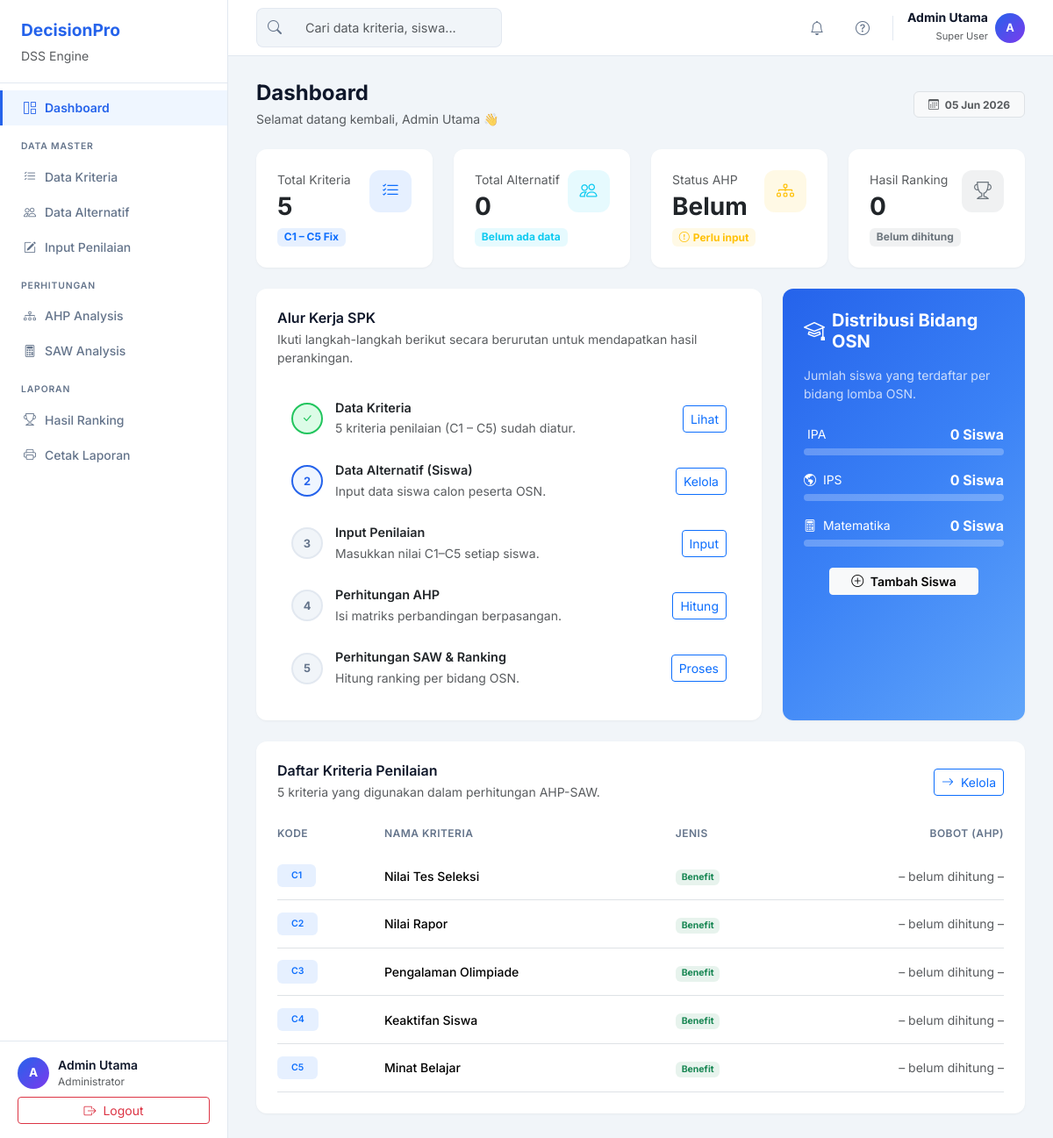
The app's page /?page=dashboard (signed in) with its own data.
### tables this page shows
CREATE TABLE IF NOT EXISTS tb_kriteria (
    id INT(11) PRIMARY KEY AUTO_INCREMENT,
    kode VARCHAR(5) UNIQUE NOT NULL,
    nama_kriteria VARCHAR(100) NOT NULL,
    jenis ENUM('Benefit','Cost') NOT NULL DEFAULT 'Benefit',
    bobot DECIMAL(10,6) DEFAULT NULL
);

### controllers/DashboardController.php (called while the page is built)
<?php
class DashboardController {
    private $conn;
    public function __construct($conn) {
        $this->conn = $conn;
    }
    public function index() {
        $data = [];
        $data['total_kriteria'] = $this->safeCount("SELECT COUNT(*) FROM tb_kriteria");
        $data['total_alternatif'] = $this->safeCount("SELECT COUNT(*) FROM tb_alternatif");
        $data['count_ipa']  = $this->safeCount("SELECT COUNT(*) FROM tb_alternatif WHERE bidang_osn='IPA'");
        $data['count_ips']  = $this->safeCount("SELECT COUNT(*) FROM tb_alternatif WHERE bidang_osn='IPS'");
        $data['count_mtk']  = $this->safeCount("SELECT COUNT(*) FROM tb_alternatif WHERE bidang_osn='Matematika'");
        $bobot_terisi = $this->safeCount("SELECT COUNT(*) FROM tb_kriteria WHERE bobot IS NOT NULL AND bobot > 0");
        $data['ahp_done'] = ($bobot_terisi >= 5);
        $data['total_penilaian'] = $this->safeCount("SELECT COUNT(*) FROM tb_penilaian");
        $data['total_hasil'] = $this->safeCount("SELECT COUNT(*) FROM tb_hasil");
        try {
            $stmt = $this->conn->query("SELECT kode, nama_kriteria, bobot FROM tb_kriteria ORDER BY kode");
            $data['kriteria'] = $stmt->fetchAll(PDO::FETCH_ASSOC);
        } catch (PDOException $e) {
            $data['kriteria'] = [];
        }
        require_once 'views/dashboard.php';
    }
    private function safeCount($sql) {
        try {
            $stmt = $this->conn->query($sql);
            return (int) $stmt->fetchColumn();
        } catch (PDOException $e) {
            return 0;
        }
    }
}
?>

### views/dashboard.php (the view, shortened to what this page needs)
<?php require_once 'views/layouts/header.php'; ?>
<?php
$total_kriteria   = $data['total_kriteria'] ?? 0;
$total_alternatif = $data['total_alternatif'] ?? 0;
$ahp_done         = $data['ahp_done'] ?? false;
$total_penilaian  = $data['total_penilaian'] ?? 0;
$total_hasil      = $data['total_hasil'] ?? 0;
$count_ipa        = $data['count_ipa'] ?? 0;
$count_ips        = $data['count_ips'] ?? 0;
$count_mtk        = $data['count_mtk'] ?? 0;
$kriteria_list    = $data['kriteria'] ?? [];
?>
<div class="d-flex justify-content-between align-items-center mb-4">
    <div>
        <h4 class="mb-1 fw-bold">Dashboard</h4>
        <p class="text-muted mb-0 small">Selamat datang kembali, <?= htmlspecialchars($_SESSION['nama'] ?? 'Admin') ?> 👋</p>
    </div>
    <div class="d-flex align-items-center gap-2">
        <span class="badge bg-light text-muted border px-3 py-2"><i class="bi bi-calendar3 me-1"></i> <?= date('d M Y') ?></span>
    </div>
</div>
<div class="row g-4 mb-4">
    <div class="col-md-3">
        <div class="card stat-card border-0 h-100">
            <div class="card-body p-4">
                <div class="d-flex justify-content-between align-items-start">
                    <div>
                        <p class="text-muted small mb-1">Total Kriteria</p>
                        <h3 class="fw-bold mb-1"><?= $total_kriteria ?></h3>
                        <span class="badge bg-primary bg-opacity-10 text-primary small">C1 – C5 Fix</span>
                    </div>
                    <div class="stat-icon bg-primary bg-opacity-10 text-primary">
                        <i class="bi bi-list-check"></i>
                    </div>
                </div>
            </div>
        </div>
    </div>
    <div class="col-md-3">
        <div class="card stat-card border-0 h-100">
            <div class="card-body p-4">
                <div class="d-flex justify-content-between align-items-start">
                    <div>
                        <p class="text-muted small mb-1">Total Alternatif</p>
                        <h3 class="fw-bold mb-1"><?= $total_alternatif ?></h3>
                        <span class="badge bg-info bg-opacity-10 text-info small"><?= $total_alternatif > 0 ? 'Siswa terdaftar' : 'Belum ada data' ?></span>
                    </div>
                    <div class="stat-icon bg-info bg-opacity-10 text-info">
                        <i class="bi bi-people"></i>
                    </div>
                </div>
            </div>
        </div>
    </div>
    <div class="col-md-3">
        <div class="card stat-card border-0 h-100">
            <div class="card-body p-4">
                <div class="d-flex justify-content-between align-items-start">
                    <div>
                        <p class="text-muted small mb-1">Status AHP</p>
                        <h3 class="fw-bold mb-1"><?= $ahp_done ? 'Selesai' : 'Belum' ?></h3>
                        <?php if ($ahp_done): ?>
                            <span class="badge bg-success bg-opacity-10 text-success small"><i class="bi bi-check-circle me-1"></i>Konsisten</span>
                        <?php else: ?>
                            <span class="badge bg-warning bg-opacity-10 text-warning small"><i class="bi bi-exclamation-circle me-1"></i>Perlu input</span>
                        <?php endif; ?>
                    </div>
                    <div class="stat-icon <?= $ahp_done ? 'bg-success bg-opacity-10 text-success' : 'bg-warning bg-opacity-10 text-warning' ?>">
                        <i class="bi bi-diagram-3"></i>
                    </div>
                </div>
            </div>
        </div>
    </div>
    <div class="col-md-3">
        <div class="card stat-card border-0 h-100">
            <div class="card-body p-4">
                <div class="d-flex justify-content-between align-items-start">
                    <div>
                        <p class="text-muted small mb-1">Hasil Ranking</p>
                        <h3 class="fw-bold mb-1"><?= $total_hasil ?></h3>
                        <span class="badge bg-secondary bg-opacity-10 text-secondary small"><?= $total_hasil > 0 ? 'Data tersedia' : 'Belum dihitung' ?></span>
                    </div>
                    <div class="stat-icon bg-secondary bg-opacity-10 text-secondary">
                        <i class="bi bi-trophy"></i>
                    </div>
                </div>
            </div>
        </div>
    </div>
</div>
<div class="row g-4 mb-4">
    <div class="col-lg-8">
        <div class="card border-0 h-100">
            <div class="card-body p-4">
                <h5 class="card-title mb-1">Alur Kerja SPK</h5>
                <p class="text-muted small mb-4">Ikuti langkah-langkah berikut secara berurutan untuk mendapatkan hasil perankingan.</p>
                <div class="workflow-steps">
                    <div class="workflow-step <?= $total_kriteria >= 5 ? 'completed' : 'active' ?>">
                        <div class="step-number"><?= $total_kriteria >= 5 ? '<i class="bi bi-check-lg"></i>' : '1' ?></div>
                        <div class="step-content">
                            <h6 class="mb-1">Data Kriteria</h6>
                            <p class="text-muted small mb-0">5 kriteria penilaian (C1 – C5) sudah diatur.</p>
                        </div>
                        <a href="?page=kriteria" class="btn btn-sm btn-outline-primary ms-auto">Lihat</a>
                    </div>
                    <div class="workflow-step <?= $total_alternatif > 0 ? 'completed' : ($total_kriteria >= 5 ? 'active' : '') ?>">
                        <div class="step-number"><?= $total_alternatif > 0 ? '<i class="bi bi-check-lg"></i>' : '2' ?></div>
                        <div class="step-content">
                            <h6 class="mb-1">Data Alternatif (Siswa)</h6>
                            <p class="text-muted small mb-0"><?= $total_alternatif > 0 ? "$total_alternatif siswa terdaftar." : 'Input data siswa calon peserta OSN.' ?></p>
                        </div>
                        <a href="?page=alternatif" class="btn btn-sm btn-outline-primary ms-auto">Kelola</a>
                    </div>
                    <div class="workflow-step <?= $total_penilaian > 0 ? 'completed' : ($total_alternatif > 0 ? 'active' : '') ?>">
                        <div class="step-number"><?= $total_penilaian > 0 ? '<i class="bi bi-check-lg"></i>' : '3' ?></div>
                        <div class="step-content">
                            <h6 class="mb-1">Input Penilaian</h6>
                            <p class="text-muted small mb-0"><?= $total_penilaian > 0 ? "$total_penilaian data penilaian tersimpan." : 'Masukkan nilai C1–C5 setiap siswa.' ?></p>
                        </div>
                        <a href="?page=penilaian" class="btn btn-sm btn-outline-primary ms-auto">Input</a>
                    </div>
                    <div class="workflow-step <?= $ahp_done ? 'completed' : ($total_penilaian > 0 ? 'active' : '') ?>">
                        <div class="step-number"><?= $ahp_done ? '<i class="bi bi-check-lg"></i>' : '4' ?></div>
                        <div class="step-content">
                            <h6 class="mb-1">Perhitungan AHP</h6>
                            <p class="text-muted small mb-0"><?= $ahp_done ? 'Bobot kriteria sudah ditentukan.' : 'Isi matriks perbandingan berpasangan.' ?></p>
                        </div>
                        <a href="?page=ahp" class="btn btn-sm btn-outline-primary ms-auto">Hitung</a>
                    </div>
                    <div class="workflow-step <?= $total_hasil > 0 ? 'completed' : ($ahp_done ? 'active' : '') ?>">
                        <div class="step-number"><?= $total_hasil > 0 ? '<i class="bi bi-check-lg"></i>' : '5' ?></div>
                        <div class="step-content">
                            <h6 class="mb-1">Perhitungan SAW & Ranking</h6>
                            <p class="text-muted small mb-0"><?= $total_hasil > 0 ? 'Ranking telah dihasilkan!' : 'Hitung ranking per bidang OSN.' ?></p>
                        </div>
                        <a href="?page=saw" class="btn btn-sm btn-outline-primary ms-auto">Proses</a>
                    </div>
                </div>
            </div>
        </div>
    </div>
    <div class="col-lg-4">
        <div class="card border-0 card-gradient-blue h-100">
            <div class="card-body p-4 text-white">
                <div class="d-flex align-items-center mb-3">
                    <i class="bi bi-mortarboard fs-4 me-2"></i>
                    <h5 class="mb-0 fw-bold">Distribusi Bidang OSN</h5>
                </div>
                <p class="opacity-75 small mb-4">Jumlah siswa yang terdaftar per bidang lomba OSN.</p>
                <?php
                $bidang_data = [
                    ['nama' => 'IPA',         'count' => $count_ipa, 'icon' => 'bi-flask'],
                    ['nama' => 'IPS',         'count' => $count_ips, 'icon' => 'bi-globe-americas'],
                    ['nama' => 'Matematika',  'count' => $count_mtk, 'icon' => 'bi-calculator'],
                ];
                ?>
                <?php foreach ($bidang_data as $b): ?>
                <div class="mb-3">
                    <div class="d-flex justify-content-between align-items-center mb-1">
                        <span class="small"><i class="bi <?= $b['icon'] ?> me-1"></i> <?= $b['nama'] ?></span>
                        <span class="fw-bold"><?= $b['count'] ?> Siswa</span>
                    </div>
                    <div class="progress bg-white bg-opacity-25" style="height: 8px; border-radius: 4px;">
                    </div>
                </div>
                <?php endforeach; ?>
                <div class="text-center mt-4">
                    <a href="?page=alternatif" class="btn btn-light btn-sm fw-semibold px-4"><i class="bi bi-plus-circle me-1"></i> Tambah Siswa</a>
                </div>
            </div>
        </div>
    </div>
</div>
<div class="row g-4">
    <div class="col-12">
        <div class="card border-0">
            <div class="card-body p-4">
                <div class="d-flex justify-content-between align-items-center mb-3">
                    <div>
                        <h5 class="card-title mb-1">Daftar Kriteria Penilaian</h5>
                        <p class="text-muted small mb-0">5 kriteria yang digunakan dalam perhitungan AHP-SAW.</p>
                    </div>
                    <a href="?page=kriteria" class="btn btn-sm btn-outline-primary"><i class="bi bi-arrow-right me-1"></i> Kelola</a>
                </div>
                <div class="table-responsive">
                    <table class="table table-hover align-middle mb-0">
                        <thead>
                            <tr class="text-muted small">
                                <th class="border-0 ps-0">Kode</th>
                                <th class="border-0">Nama Kriteria</th>
                                <th class="border-0">Jenis</th>
                                <th class="border-0 text-end pe-0">Bobot (AHP)</th>
                            </tr>
                        </thead>
                        <tbody>
                            <?php if (count($kriteria_list) > 0): ?>
                                <?php foreach ($kriteria_list as $k): ?>
                                <tr>
                                    <td class="ps-0"><span class="badge bg-primary bg-opacity-10 text-primary fw-semibold px-3 py-2"><?= htmlspecialchars($k['kode']) ?></span></td>
                                    <td class="fw-medium"><?= htmlspecialchars($k['nama_kriteria']) ?></td>
                                    <td><span class="badge bg-success bg-opacity-10 text-success">Benefit</span></td>
                                    <td class="text-end pe-0">
                                        <?php if ($k['bobot']): ?>
                                            <span class="fw-bold"><?= number_format($k['bobot'], 4) ?></span>
                                        <?php else: ?>
                                            <span class="text-muted">– belum dihitung –</span>
                                        <?php endif; ?>
                                    </td>
                                </tr>
                                <?php endforeach; ?>
                            <?php else: ?>
                                <tr><td colspan="4" class="text-center text-muted py-4">Belum ada data kriteria. <a href="?page=kriteria">Tambah sekarang</a>.</td></tr>
                            <?php endif; ?>
                        </tbody>
                    </table>
                </div>
            </div>
        </div>
    </div>
</div>
<?php require_once 'views/layouts/footer.php'; ?>

### records on screen
tb_kriteria: kode "C1", nama_kriteria "Nilai Tes Seleksi", shows "– belum dihitung –"
tb_kriteria: kode "C2", nama_kriteria "Nilai Rapor", shows "– belum dihitung –"
tb_kriteria: kode "C3", nama_kriteria "Pengalaman Olimpiade", shows "– belum dihitung –"
tb_kriteria: kode "C4", nama_kriteria "Keaktifan Siswa", shows "– belum dihitung –"
tb_kriteria: kode "C5", nama_kriteria "Minat Belajar", shows "– belum dihitung –"

### other values on screen
substr($_SESSION['nama'] ?? 'A', 0, 1) "A"
$_SESSION['nama'] "Admin Utama"
$total_kriteria "5"
$total_alternatif "0"
$total_hasil "0"
$b['nama'] "IPA"
$b['count'] "0"
$b['nama'] "IPS"
$b['nama'] "Matematika"
